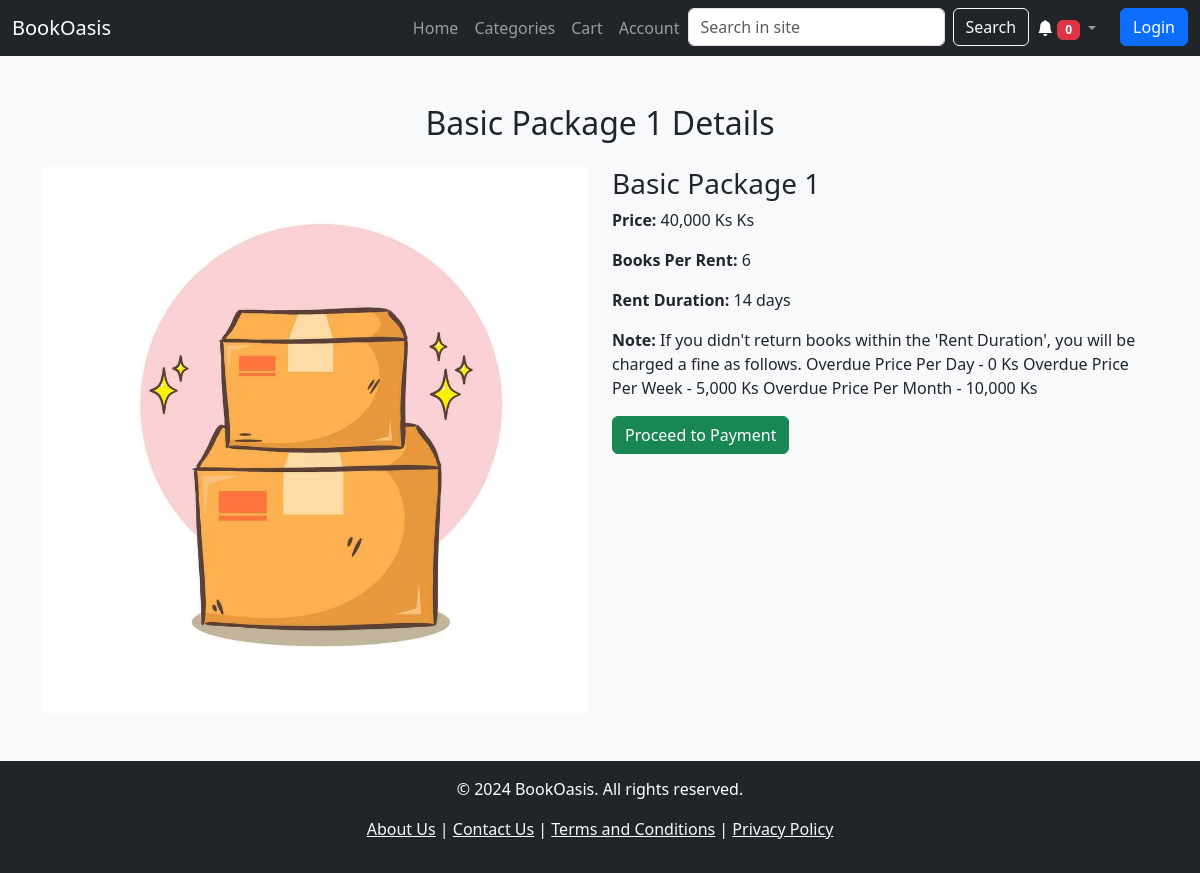
Screenshot of /membership_plan2.php?id=1 with the database file from the repository.
### tables this page shows
CREATE TABLE `packageplan` (
  `PlanID` int(11) NOT NULL,
  `PlanName` varchar(255) NOT NULL,
  `Price` varchar(255) NOT NULL,
  `BooksPerRent` int(10) NOT NULL,
  `RentDuration` int(11) NOT NULL,
  `Duration` int(10) NOT NULL,
  `PlanImage` varchar(10) NOT NULL,
  `Note` text NOT NULL
);

### membership_plan2.php (the view)
<?php include 'header.php';
$planID = isset($_GET['id']) ? $_GET['id'] : 0;
$planQuery = "SELECT * FROM PackagePlan WHERE PlanID = " . $planID;
$planResult = $conn->query($planQuery);
if ($planResult->num_rows > 0) {
    $plan = $planResult->fetch_assoc();
    echo '<section class="container py-5">';
    echo '<h2 class="text-center mb-4">' . $plan['PlanName'] . ' Details</h2>';
    echo '<div class="row">';
    echo '<div class="col-md-6">';
    echo '<img src="images/' . $plan['PlanImage'] . '" class="img-fluid" alt="' . $plan['PlanName'] . '">';
    echo '</div>';
    echo '<div class="col-md-6">';
    echo '<h3>' . $plan['PlanName'] . '</h3>';
    echo '<p><strong>Price: </strong>' . $plan['Price'] . ' Ks</p>';
    echo '<p><strong>Books Per Rent: </strong>' . $plan['BooksPerRent'] . '</p>';
    echo '<p><strong>Rent Duration: </strong>' . $plan['RentDuration'] . ' days</p>';
    echo '<p><strong>Note: </strong>' . $plan['Note'] . '</p>';
    echo '<a href="payment_page.php?plan_id=' . $plan['PlanID'] . '" class="btn btn-success">Proceed to Payment</a>';
    echo '</div>';
    echo '</div>';
    echo '</section>';
} else {
    echo '<p>Plan not found.</p>';
}
?>
<?php include 'footer.php';?>

### style.css (style rules this page uses)
body { background-color: white; }
body { background-color: #f8f9fa; margin: 0; padding: 0; }
.img-fluid { max-width: 100%; height: auto; }

### rows the page displays
packageplan: PlanName "Basic Package 1", PlanImage (picture), Price "40,000 Ks", BooksPerRent "6", RentDuration "14", Note "If you didn't return books within the 'Rent Duration', you will be charged a fine as follows. Overdue Price Per Day - 0 Ks Overdue Price Per Week - 5,000 Ks Overdue Price Per Month - 10,000 Ks"
